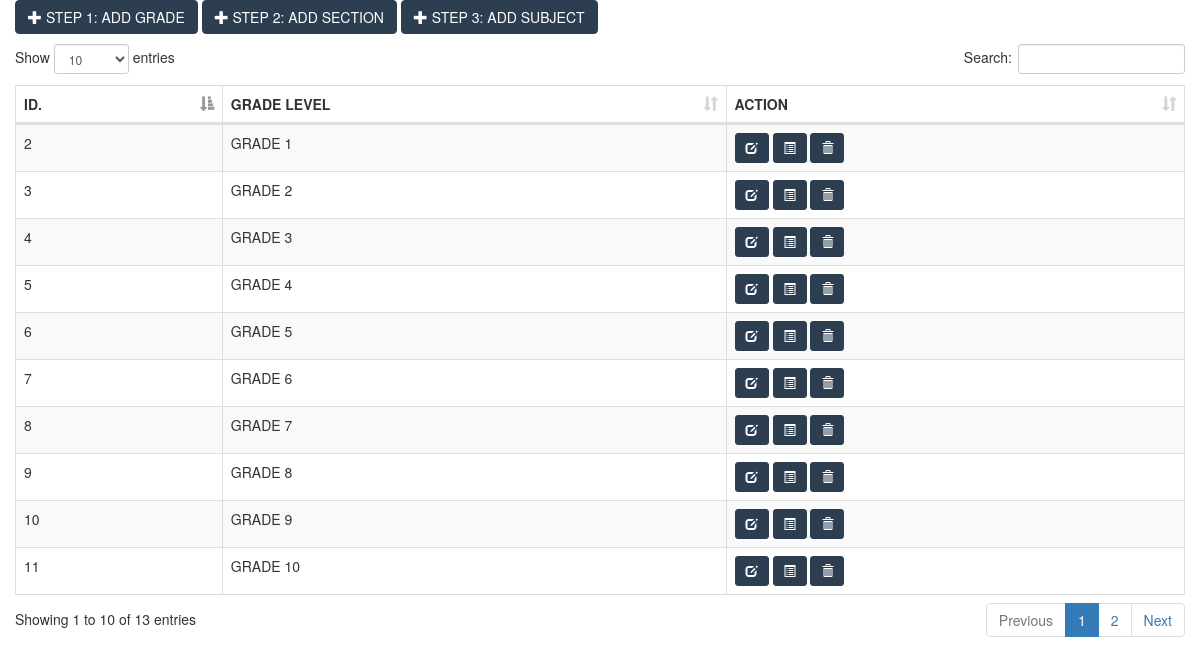
Screenshot of /ADMIN/ADMIN/SUBJECT/index.php with the database file from the repository.
### tables this page shows
CREATE TABLE `grade` (
  `grade_id` int(11) NOT NULL,
  `grade_level` varchar(200) NOT NULL
);

### ADMIN/ADMIN/SUBJECT/index.php (the view, shortened to what this page needs)
<!DOCTYPE html>
<html>
<head>
	<link rel="stylesheet" type="text/css" href="bootstrap/css/bootstrap.min.css">
	<link rel="stylesheet" type="text/css" href="datatable/dataTable.bootstrap.min.css">
</head>
<body>
<div class="container">
	<div class="row">
		<div class="col-sm-12">
			<div class="row">
				<a href="#addnew" data-toggle="modal" class="btn btn-primary" style="background-color:#2c3e50; border-color:#2c3e50;"><span class="glyphicon glyphicon-plus"></span> STEP 1: ADD GRADE</a>
				<a href="#addsection" data-toggle="modal" class="btn btn-primary" style="background-color:#2c3e50; border-color:#2c3e50;"><span class="glyphicon glyphicon-plus"></span> STEP 2: ADD SECTION</a>
				<a href="#addsubject" data-toggle="modal" class="btn btn-primary" style="background-color:#2c3e50; border-color:#2c3e50;"><span class="glyphicon glyphicon-plus"></span> STEP 3: ADD SUBJECT</a>
			</div>
			<div class="height10">
			</div>
			<div class="row">
				<table id="myTable" class="table table-bordered table-striped">
					<thead>
						<th>ID.</th>
						<th>GRADE LEVEL</th>
						<th>ACTION</th>
					</thead>
					<tbody>
						<?php
							include_once('../../../connection/connection.php');
							$sql = "SELECT * FROM grade";
							$query = $conn->query($sql);
							while($row = $query->fetch_assoc()){
								echo
								"<tr>
									<td>".$row['grade_id']."</td>
									<td>".$row['grade_level']."</td>
									<td>
										<a href='#edit_".$row['grade_id']."' class='btn btn-success btn-sm' data-toggle='modal' style='background-color:#2c3e50; border-color:#2c3e50;'><span class='glyphicon glyphicon-edit'></span></a>
										<a href='section.php?grade_id=".$row['grade_id']."&grade_level=".$row['grade_level']."' class='btn btn-success btn-sm' style='background-color:#2c3e50; border-color:#2c3e50;'><span class='glyphicon glyphicon-list-alt'></span></a>
										<a href='#delete_".$row['grade_id']."' class='btn btn-success btn-sm' data-toggle='modal' style='background-color:#2c3e50; border-color:#2c3e50;'><span class='glyphicon glyphicon-trash'></span></a>
									</td>
								</tr>";
							}
						?>
					</tbody>
				</table>
			</div>
		</div>
	</div>
</div>
</body>
</html>

### ADMIN/ADMIN/SUBJECT/index.php (style rules this page uses)
.height10 { height:10px; }

### rows the page displays
grade: grade_id "2", grade_level "GRADE 1"
grade: grade_id "3", grade_level "GRADE 2"
grade: grade_id "4", grade_level "GRADE 3"
grade: grade_id "5", grade_level "GRADE 4"
grade: grade_id "6", grade_level "GRADE 5"
grade: grade_id "7", grade_level "GRADE 6"
grade: grade_id "8", grade_level "GRADE 7"
grade: grade_id "9", grade_level "GRADE 8"
grade: grade_id "10", grade_level "GRADE 9"
grade: grade_id "11", grade_level "GRADE 10"
